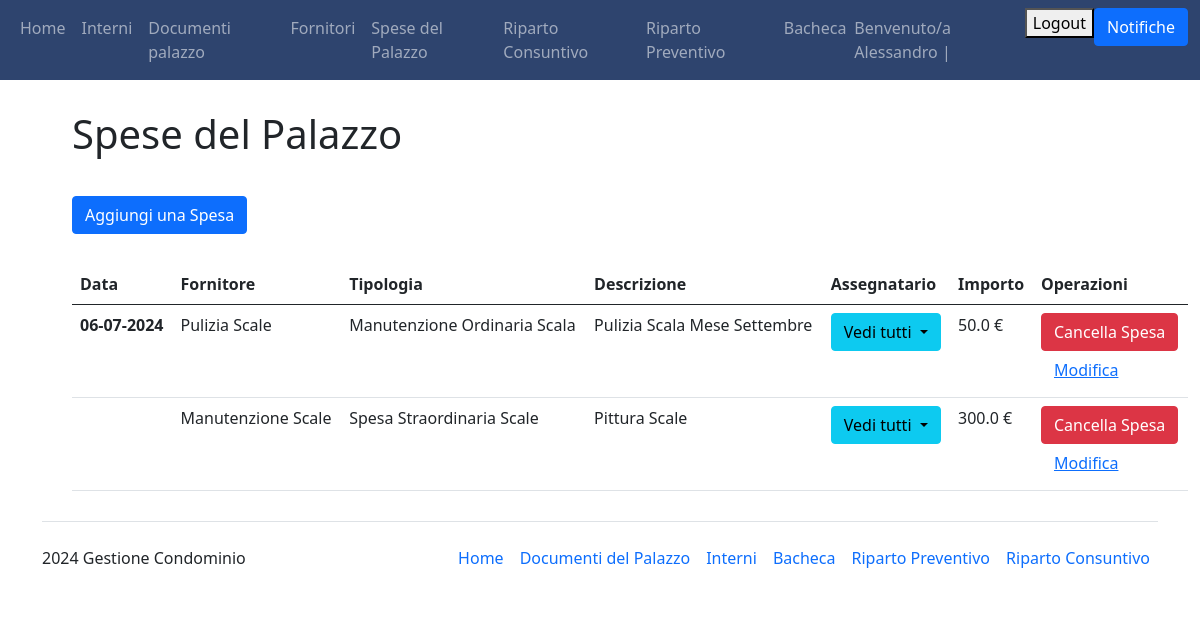
/spesa/ (signed in), run on an earlier commit of the app's database.
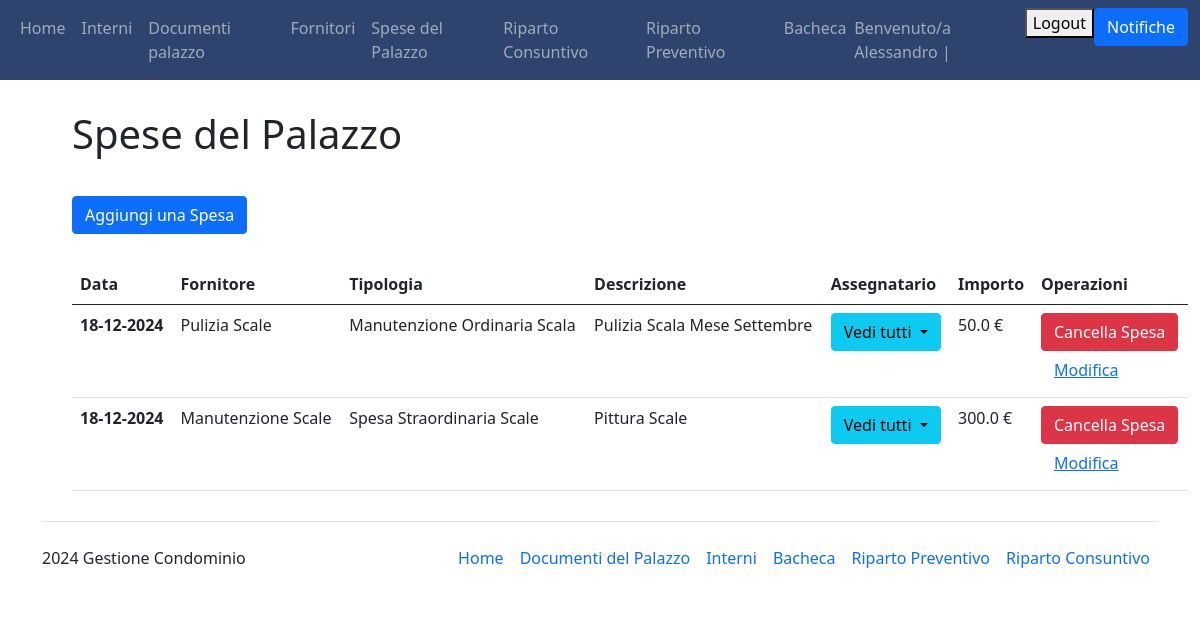
And on a later commit of the database.
### Condominio/models.py (models this page shows, shortened)
class Spesa(models.Model):
    class Tipologie(models.TextChoices):
        LUCE_PALAZZINA="Luce Palazzina"
        SCALE_PALAZZINA="Scale Palazzina"
        MANUTENZIONE_ORDINARIA="Manutenzione Ordinaria"
        MANUTENZIONE_ORDINARIA_COMUNE="Manutenzione Ordinaria Comune"
        MANUTENZIONE_ORDINARIA_SCALA="Manutenzione Ordinaria Scala"
        SPESA_GENERALE="Spese Generali"
        SPESA_STRAORDINARIA="Spese Straordinarie"
        SPESA_STRAORDINARIA_EDIFICIO="Spesa Straordinaria Edificio"
        SPESA_STRAORDINARIA_SCALE="Spesa Straordinaria Scale"
        SPESA_STRAORDINARIA_ANTENNE="Spesa Straordinaria Antenne"
        SPESE_DIVERSE="Spese Diverse"
    fornitore=models.ForeignKey(Fornitore, on_delete=models.PROTECT, default=None)
    data=models.DateField("Data")
    tipologia=models.TextField("Tipologia", choices=Tipologie.choices, default=Tipologie.SPESE_DIVERSE, max_length=200)
    descrizione=models.CharField(default=None, max_length=200)
    assegnatario=models.ManyToManyField(Interno)
    importo=models.FloatField("Totale", default=0)
    class Meta:
        verbose_name_plural="Spese"

class Fornitore(models.Model):
    nome = models.CharField(max_length=100, primary_key=True)
    contratto = models.FileField(verbose_name="Contratto", upload_to='files/', blank=True, default=None)
    indirizzo = models.CharField(max_length=200, blank=True, default="non dichiarato")
    ragione_sociale = models.CharField(max_length=100, blank=True)
    partita_iva = models.CharField(max_length=100, blank=True)
    cf = models.CharField(max_length=100, blank=True)
    iban = models.CharField(max_length=200, blank=True)
    def __str__(self):
        return self.nome
    class Meta:
        verbose_name_plural = "Fornitori"

### Condominio/views.py (the view)
# urls.py: path('spesa/', views.spesa, name="spesa"),
@login_required(login_url='login')
def spesa(request):
    spese = Spesa.objects.all()
    """ if request.method == "POST":
        spesa_id = request.POST.get("spesa-id")
        print(spesa_id)
        spesa=Spesa.objects.filter(id=spesa_id).first()
        if spesa and (request.user.has_perm("main.delete_spesa")):
            spesa.delete() """
    return render(request, 'Condominio_main/spese.html', {"spese": spese})

### Condominio/models.py (called while the page is built)
    def __str__(self):
        out=self.numero_interno + " - " + str(self.condomino.last_name)
        return out

### Condominio/templates/Condominio_main/spese.html (shortened to what this page needs)
{% extends 'Condominio_main/base.html' %}
{% block content %}
<h1 style="margin-left: 30px; margin-top: 30px">Spese del Palazzo</h1>
<a class="btn btn-primary" href="/create_spesa" role="button" style="margin-left: 30px; margin-top: 30px">Aggiungi una Spesa</a>
<table class="table" style="margin: 30px;">
    <thead>
      <tr>
        <th scope="col">Data</th>
        <th scope="col">Fornitore</th>
        <th scope="col">Tipologia</th>
        <th scope="col">Descrizione</th>
        <th scope="col">Assegnatario</th> {% comment %} Deve poter essere un utente user di tipo non staff {% endcomment %}
        <th scope="col">Importo</th>
        <th scope="col">Operazioni</th>
      </tr>
    </thead>
    <tbody>
        {% for spesa in spese %}
        <tr>
            <th scope="row">{{spesa.data|date:"d-m-Y"}}</th>
            <td>{{spesa.fornitore}}</td>
            <td>{{spesa.tipologia}}</td>
            <td>{{spesa.descrizione}}</td>
            <td>
              <button class="btn btn-info dropdown-toggle" type="button" id="dropdownMenuButton1" data-bs-toggle="dropdown" aria-expanded="false">
                Vedi tutti
              </button>
            </td>
            <td>{{spesa.importo}} €</td>
            <td>
                {% if user == spesa.author or perms.main.delete_spesa %}
                <form method="post">
                        <a href="{% url 'cancella_spesa' pk=spesa.pk %}" class="btn btn-danger">Cancella Spesa</a>
                </form>
                <form method="post">
                        <a href="{% url 'edit_spesa' fornitore=spesa.fornitore %}" class="btn btn-link">Modifica</a>
                </form>
                {% endif %}
            </td>
        </tr>
        {% endfor %}
    </tbody>
</table>
{% endblock %}

What changed in the data, as far as the page shows it:
changed Spesa "Manutenzione Ordinaria Scala": data "06-07-2024" → "18-12-2024"
changed Spesa "Spesa Straordinaria Scale": data (not shown) → "18-12-2024"
